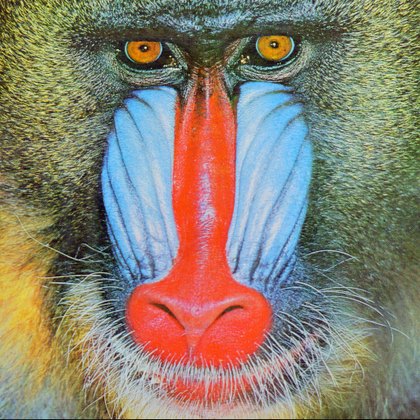
%> input picture RSAwithBaker/baboon.png, 420 x 420 px, shrunk from 512 x 512 before the run
$ octave MainAmmar1.m   (GNU Octave 9; MATLAB toolbox functions it lacks are replaced by stand-ins)
%> lines starting %> are read from the running program, lines starting %| are printed output that depends on the picture
### RSAwithBaker/bakerMap.m
% [13 lines of commented-out code are left out]
function img_out = bakerMap(img_in)
    [m, n] = size(img_in);
    img_out = zeros(m, n, 'uint8');
    for i = 1:m
        for j = 1:n
            [newRow, newCol] = bakerMapPoint(i, j, m, n);
           img_out(newRow, newCol, :) = img_in(i, j, :);

        end
    end
end
% [14 lines left out: function bakerMapPoint, not called in this run]

### RSAwithBaker/find_e.m
function e = find_e(phi)
    for e = 2:phi
        if gcd(e, phi) == 1
            return;
        end
    end
    error('No suitable value for e found.');
end

### RSAwithBaker/modInverse.m
function d = modInverse(e, phi)
    [g, x, ~] = gcdExtended(e, phi);
    if g ~= 1
        error('modInverse does not exist');
    else
        d = mod(x, phi);
    end
end

function [g, x, y] = gcdExtended(a, b)
    if a == 0
        g = b;
        x = 0;
        y = 1;
    else
        [g, x1, y1] = gcdExtended(mod(b, a), a);
        x = y1 - floor(b / a) * x1;
        y = x1;
    end
end

### RSAwithBaker/MainAmmar1.m
clc;
clear; % Clear all variables to avoid conflicts

% Read image
img = imread('C:\Users\virus\Desktop\images\RSAwithBaker\baboon.png');
%> img is the input picture: size 420x420x3 uint8; mean R, G, B 137.4, 128.9, 113.1

% Get the size of the image
img_size = size(img);
%> img_size = [420 420 3]

% Display the size of the image
disp(['Size of the image: ', num2str(img_size(1)), ' x ', num2str(img_size(2)), ' x ', num2str(img_size(3))]);
%| Size of the image: 420 x 420 x 3
% Display image
figure;
imshow(img);
title('Original Image');

% Calculate histogram for each channel
histogramR = imhist(img(:, :, 1));
%> histogramR = 256 values, max 1297 at index 118, min 0 at index 1, mean 689.1
histogramG = imhist(img(:, :, 2));
%> histogramG = 256 values, max 1584 at index 192, min 0 at index 238, mean 689.1
histogramB = imhist(img(:, :, 3));
%> histogramB = 256 values, max 1405 at index 68, min 0 at index 256, mean 689.1

% Display histogram for each channel
figure;
bar(histogramR, 'r');
title('Histogram of Red Channel for Original Image');
xlabel('Pixel Intensity');
ylabel('Frequency');
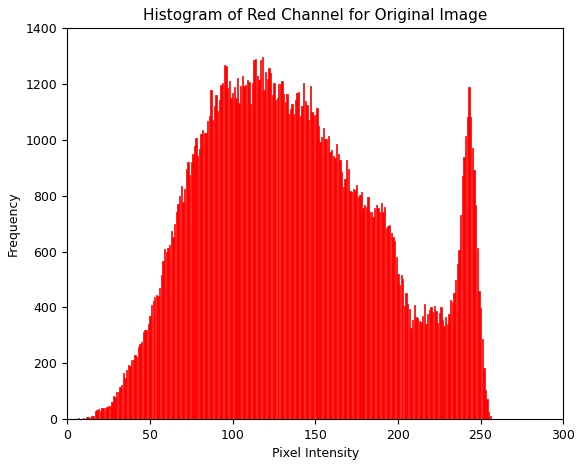
%> figure redrawn from the program's plot data; tallest bar 1297 high, from x = 117.6 to 118.4

figure;
bar(histogramG, 'g');
title('Histogram of Green Channel for Original Image');
xlabel('Pixel Intensity');
ylabel('Frequency');
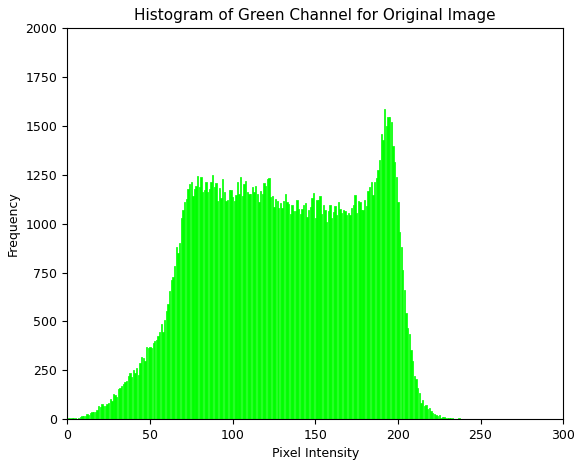
%> figure redrawn from the program's plot data; tallest bar 1584 high, from x = 191.6 to 192.4

figure;
bar(histogramB, 'b');
title('Histogram of Blue Channel for Original Image');
xlabel('Pixel Intensity');
ylabel('Frequency');
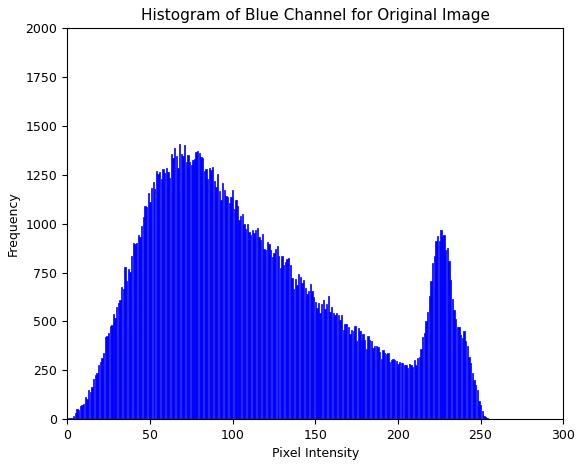
%> figure redrawn from the program's plot data; tallest bar 1405 high, from x = 67.6 to 68.4

%%#########################################################################
% Scramble pixels of each channel using chaotic baker map
scrambledR = bakerMap(img(:, :, 1));
%> after the loop in bakerMap, `for i = 1:m`:
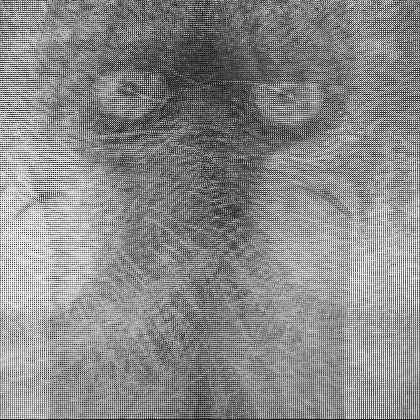
%> img_out: size 420x420 uint8; min 1, max 255, mean 137.4
scrambledG = bakerMap(img(:, :, 2));
%> after the loop in bakerMap (call 2), `for i = 1:m`:
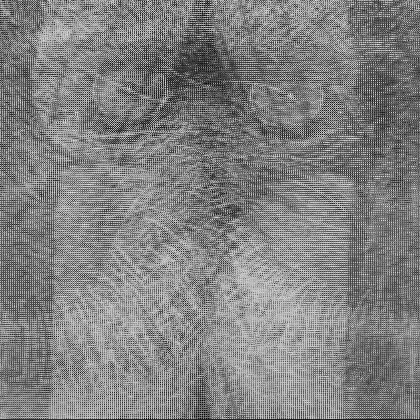
%> img_out: size 420x420 uint8; min 0, max 255, mean 128.9
scrambledB = bakerMap(img(:, :, 3));
%> after the loop in bakerMap (call 3), `for i = 1:m`:
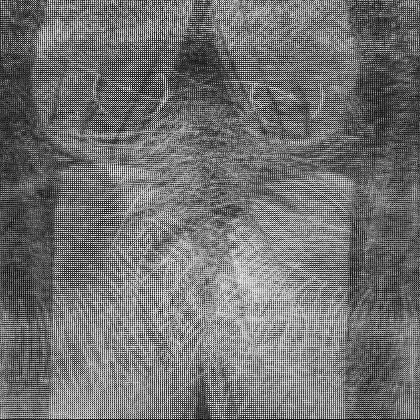
%> img_out: size 420x420 uint8; min 0, max 254, mean 113.1

% % Combine scrambled channels into one image
scrambled = cat(3, scrambledR, scrambledG, scrambledB);
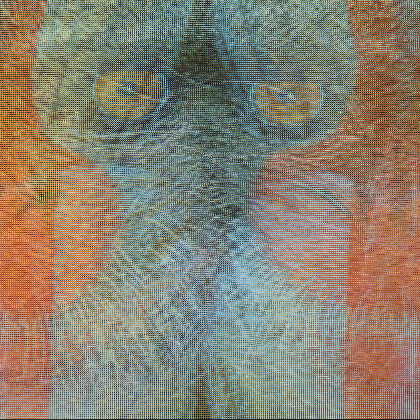
%> scrambled: size 420x420x3 uint8; mean R, G, B 137.4, 128.9, 113.1; mean of the top-left, top-right, bottom-left and bottom-right quarters 118.1, 113.5, 136.2, 138.1
figure;
imshow(scrambled);
title('Scrambled of Image');

% % Display scrambled image size
scrambled_size = size(scrambled);
%> scrambled_size = [420 420 3]
disp(['Scrambled Size of the image: ', num2str(scrambled_size(1)), ' x ', num2str(scrambled_size(2)), ' x ', num2str(scrambled_size(3))]);
%| Scrambled Size of the image: 420 x 420 x 3
%%########################################################################
% RSA parameters
p = 13;
q = 31;
% Calculate n
n = p * q;
% Calculate Phi
phi = (p - 1) * (q - 1);
% Calculate the value of e
e = find_e(phi);

% Calculate the value of d using the Extended Euclidean Algorithm
d = modInverse(e, phi);
%
% Display RSA parameters
disp(['The value of (n) is:    ' num2str(n)]);
disp(['The public key (e) is:  ' num2str(e)]);
disp(['The value of Phi(N) is: ' num2str(phi)]);
disp(['The private key (d) is: ' num2str(d)]);

% Convert scrambled channels to double
inputR = double(scrambledR);
inputG = double(scrambledG);
inputB = double(scrambledB);
%%############################################
%> (the run ends here)
